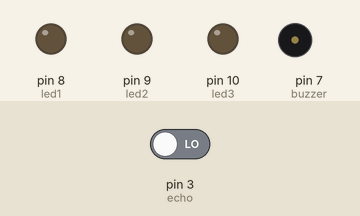
This sketch was run on a simulated Arduino Uno, built with avr-gcc and run on an emulated ATmega328P. Parts: output pins drawn as LEDs (lit = HIGH), buzzer (waves = sounding, pin HIGH). The inputs (shaded band) are chosen by the test bench; at power-on: pin 3 (echo) LOW. Pins used as bus, display or sensor lines are not drawn.

Above: at 0.1 s.
At 1.1 s:
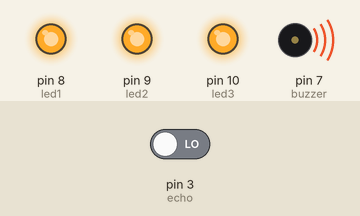
Timing chart, 0 to 2.6 s (numbered marks = the images above):
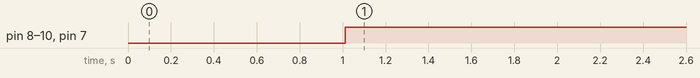

Measured:
- by itself, pin 8 (led1), pin 9 (led2), pin 10 (led3), pin 7 (buzzer): LOW → HIGH at 1.0 s

The sketch:

ultrasonic_first_project.ino
```cpp
#define led1 8
#define led2 9
#define led3 10
#define buzzer 7
#define trig 2
#define echo 3
int sound = 500;

void setup(){
  Serial.begin(9600);
  pinMode(trig,OUTPUT);
  pinMode(echo,INPUT);
  pinMode(led1,OUTPUT);
  pinMode(led2, OUTPUT);
  pinMode(led3, OUTPUT);
  pinMode(buzzer, OUTPUT);
   }

  void loop(){
    long durationindigit,distanceincm;

    digitalWrite(trig, LOW);
    delay(2);

     digitalWrite(trig, HIGH);
    delay(10);

     digitalWrite(trig, LOW);

     durationindigit = pulseIn(echo, HIGH);
     distanceincm = (durationindigit/5)/29.1;

     if (distanceincm <50){
      digitalWrite(led3,HIGH);

       }  else{
        digitalWrite(led3,LOW);
        }

     if (distanceincm <20){
     digitalWrite(led2,HIGH);
     } else{
      digitalWrite(led2,LOW);
      }

     if (distanceincm <5){
      digitalWrite(led1, HIGH);
      digitalWrite(buzzer, HIGH);
      } else {
        digitalWrite(led1, LOW);
        digitalWrite(buzzer,LOW);
        }

        delay(20);

    }
```
